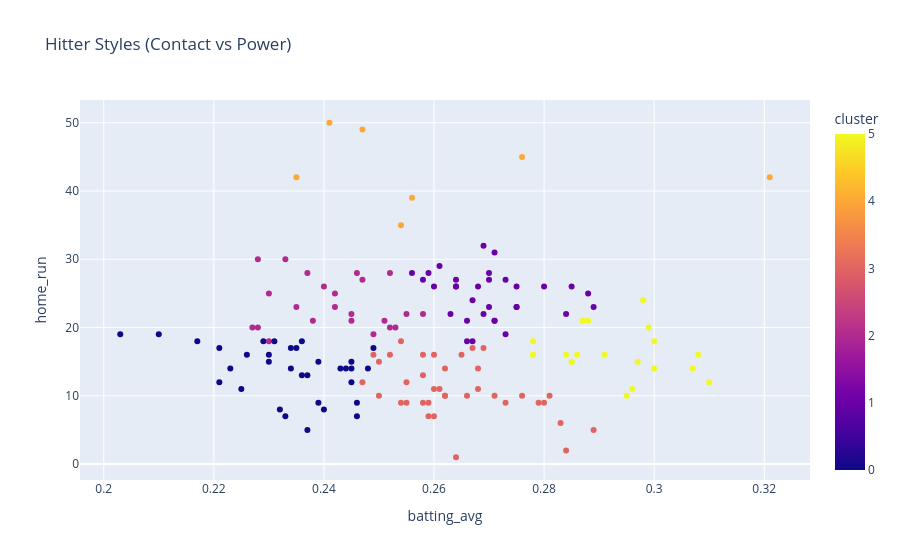

The notebook cell this image was saved under:
### Code cell
# Cluster Hitters by Style (Interactive)

from sklearn.cluster import KMeans
from sklearn.preprocessing import StandardScaler
import plotly.express as px

# Select features
cluster_features = batter_df[[
    "batting_avg",
    "home_run",
    "on_base_plus_slg"
]].dropna()

# Scale features
scaler = StandardScaler()
X = scaler.fit_transform(cluster_features)

# Run clustering
kmeans = KMeans(n_clusters=6, random_state=0)

batter_df.loc[cluster_features.index, "cluster"] = kmeans.fit_predict(X)

# -----------------------------------------------------
# Interactive Plot
# -----------------------------------------------------

fig = px.scatter(
    batter_df,
    x="batting_avg",
    y="home_run",
    color="cluster",
    hover_name="last_name, first_name",
    hover_data=[
        "batting_avg",
        "home_run",
        "on_base_percent",
        "on_base_plus_slg"
    ],
    title="Hitter Styles (Contact vs Power)"
)

fig.show()

### Figure 1 — Plotly figure (JSON) as saved in the notebook; plotly's stock layout.template omitted (floating-point values rounded to 4 significant figures; data arrays with more than 128 entries replaced by an {"elided": "..."} marker saying what was removed)
{"data": [{"customdata": {"elided": "152x2 float values"}, "hovertemplate": "<b>%{hovertext}</b><br><br>batting_avg=%{x}<br>home_run=%{y}<br>on_base_percent=%{customdata[0]}<br>on_base_plus_slg=%{customdata[1]}<br>cluster=%{marker.color}<extra></extra>", "hovertext": {"elided": "152 str values"}, "legendgroup": "", "marker": {"color": {"elided": "152 int values"}, "coloraxis": "coloraxis", "symbol": "circle"}, "mode": "markers", "name": "", "orientation": "v", "showlegend": false, "type": "scatter", "x": {"elided": "152 float values"}, "xaxis": "x", "y": {"elided": "152 int values"}, "yaxis": "y"}], "layout": {"autosize": true, "coloraxis": {"colorbar": {"title": {"text": "cluster"}}, "colorscale": [[0, "#0d0887"], [0.1111, "#46039f"], [0.2222, "#7201a8"], [0.3333, "#9c179e"], [0.4444, "#bd3786"], [0.5556, "#d8576b"], [0.6667, "#ed7953"], [0.7778, "#fb9f3a"], [0.8889, "#fdca26"], [1, "#f0f921"]]}, "legend": {"tracegroupgap": 0}, "title": {"text": "Hitter Styles (Contact vs Power)"}, "xaxis": {"anchor": "y", "autorange": true, "domain": [0, 1], "range": [0.1959, 0.3281], "title": {"text": "batting_avg"}, "type": "linear"}, "yaxis": {"anchor": "x", "autorange": true, "domain": [0, 1], "range": [-3.044, 54.04], "title": {"text": "home_run"}, "type": "linear"}}}
